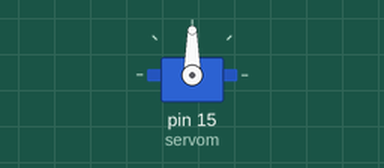
Recording of a sketch running on a simulated Arduino Uno, built with avr-gcc and run on an emulated ATmega328P. Parts: servo.

Above: at 0.1 s.
At 2.1 s:
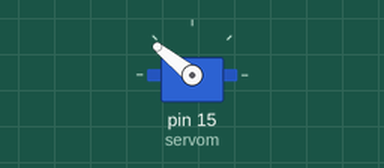
Timing chart, 0 to 3.6 s (numbered marks = the images above):
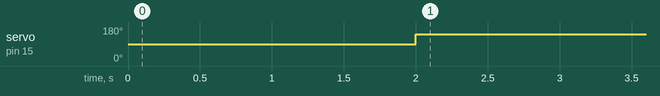

Measured:
- by itself, servo on pin 15 (servom): 90° → 141° at 2.0 s

The sketch:

motor_probe.ino
```cpp
#include <Servo.h>

int i;
Servo servom;
void setup() {
pinMode(15,OUTPUT);
  servom.attach(15);
  delay(2000);
  Serial.begin(9600);
  }
void loop() {

/*  for( i = 90; i<=180; i++){
     servom.write(i);
     delay(30);
     Serial.println(i);
  }

  for( i = 180; i>0;i--){        // IT  WORKS
     servom.write(i);
     delay(30);
     Serial.println(i);
  }

  for(i = 0; i<=90;i++){
     servom.write(i);
     delay(30);
     Serial.println(i);
  }*/

 servom.write(2000);

}
```
